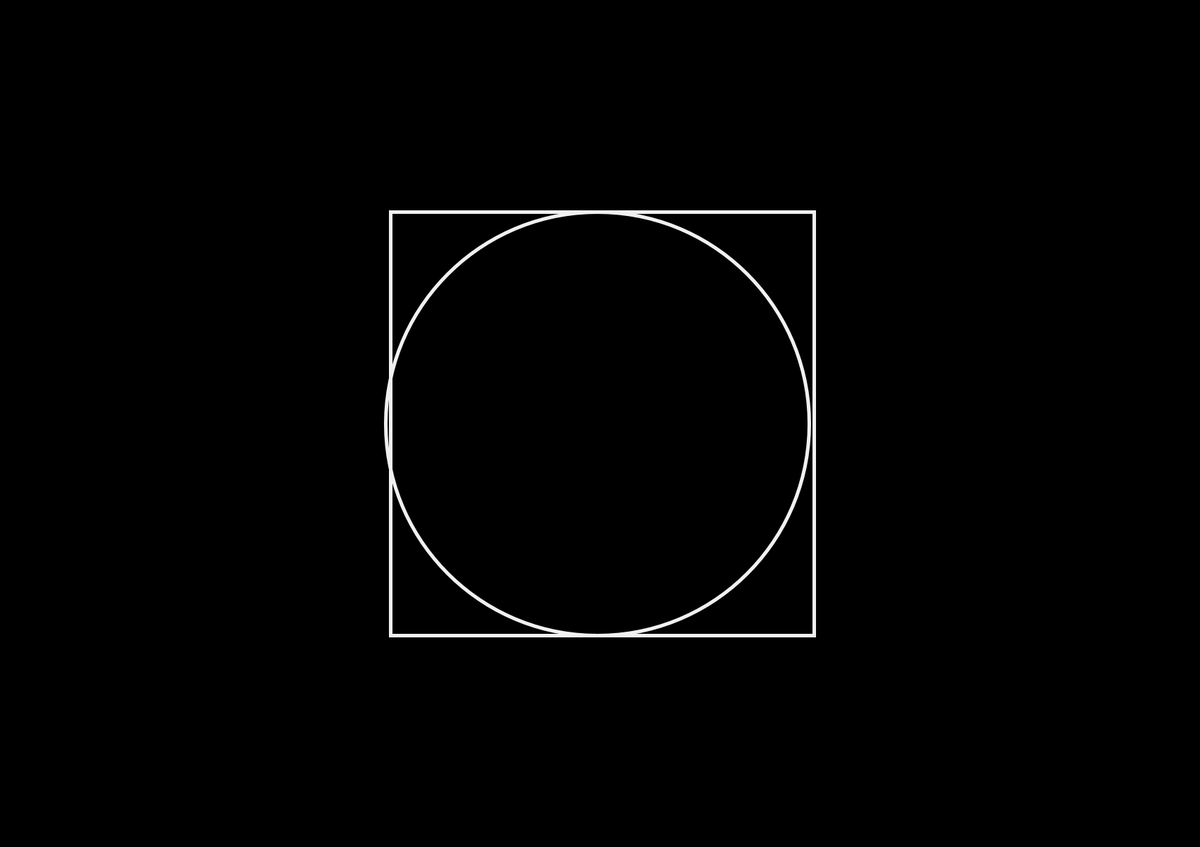
Frame 1 (no input)
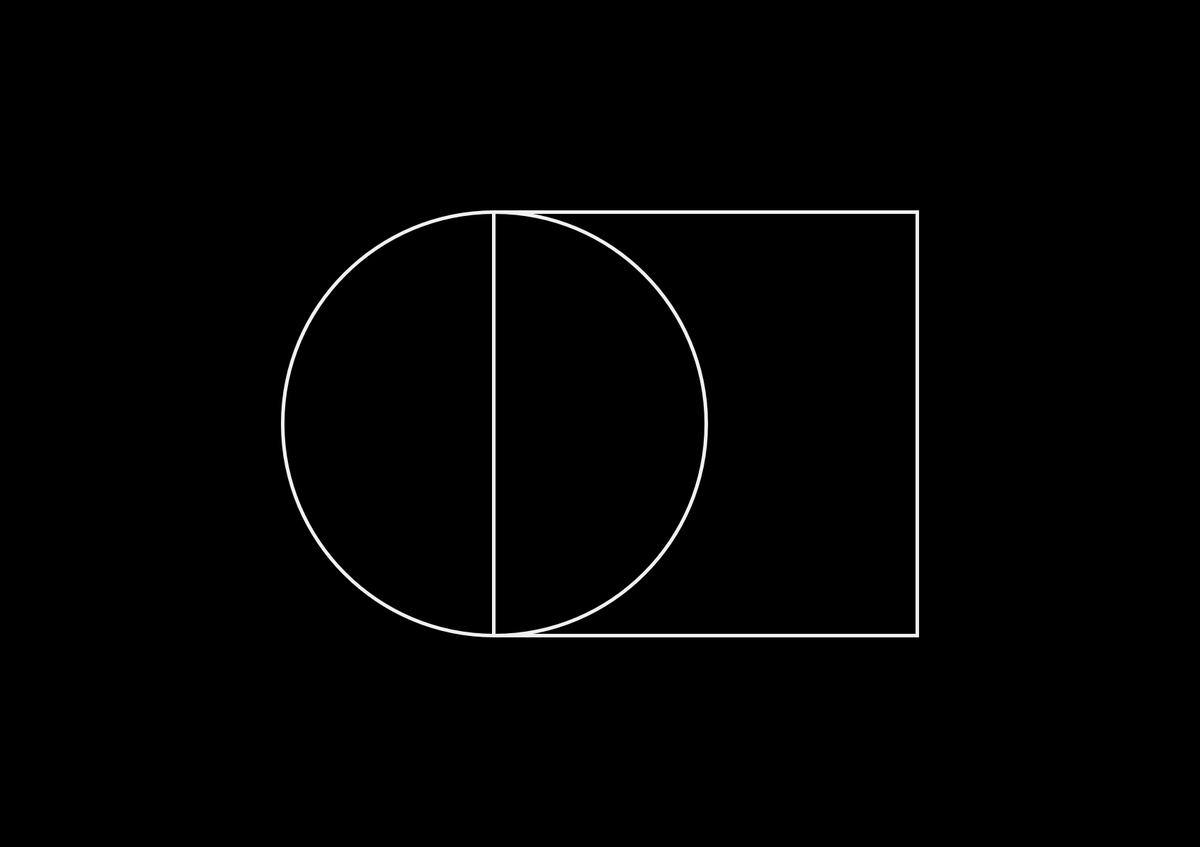
Frame 60 (the mouse pressed at the canvas centre just before this capture)
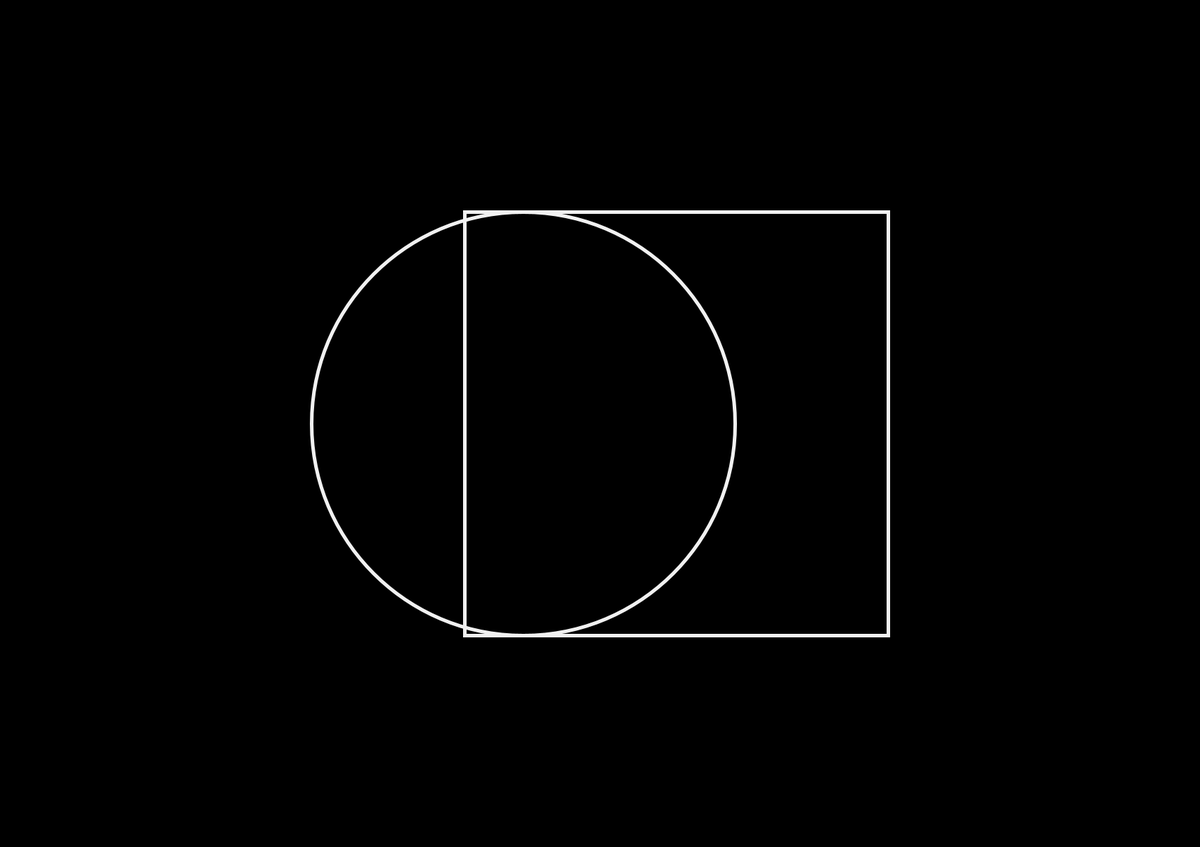
Frame 120 (the mouse held since frame 60 and released just before this capture)

The Processing sketch that drew these frames (run headless with seeded random() and noise(); from frame 60 on, the mouse is pressed at the canvas centre):

// Processing sketch: vitruvius_SHAPES_move
// ── vitruvius_SHAPES_move.pde
void setup() {
   size(1700, 1200);
}
 void draw() {
   background(0);
   rectMode(CENTER);
   stroke(#f1f1f1);
   strokeWeight(5);
   noFill();
   
   float wave = sin(frameCount * 0.02) * 160;
     
   rect(width/2 + wave, height/2, 600, 600);
 
   push();
   translate(width/2, height/2);
   float x1 = 0;
   float y1 = -300;
   float x2 = -300;
   float y2 = 300;

   pop();

   ellipse(width/2 - wave, height/2, 600, 600);
}
